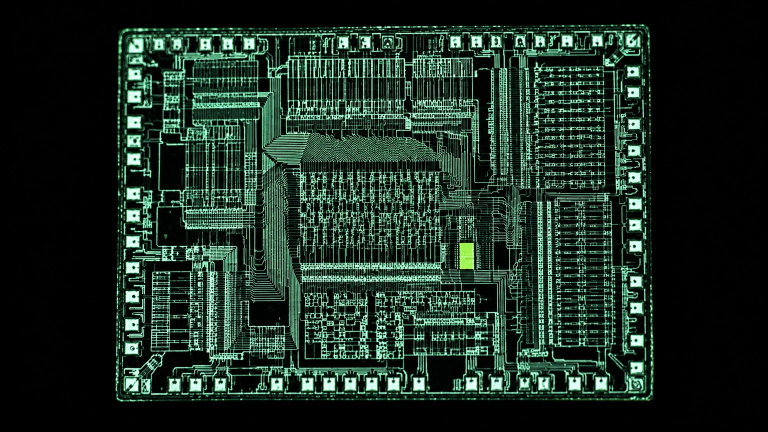
#> input picture site/src/assets/imagery/hero-die.webp, 1536 x 864 px (shown at 1/2 size)
$ python -i common.py   (imports and definitions only)
#> lines starting #> are read from the running program, lines starting #| are printed output that depends on the picture; after the words box and inside, x2 and y2 are one past the last pixel; in counts of white or black regions, pixels touching at a corner belong together
#> further down, picture is the input picture: shape (864, 1536, 3); mean B, G, R 36.2, 45.9, 28.1
"""What the NES model tools share: where things are, the inputs and their
hashes, reading an image, finding the pads on a scan of the board, reading the
KiCad redrawing as a cross-check, fitting one set of points to another with an
error measured on points held out of the fit, and writing the data files.
Adapted from tools/bbc-micro-model/common.py at commit 16d1fa9.

Nothing here fetches anything. The inputs (scans, photographs, the patent and
the KiCad redrawing) are fetched by hand into the folder NES_MODEL_INPUTS
names, as the README says, and every one is checked against the SHA-256 in
data/sources.json before it is read.

The board frame is millimetres from the board's top left corner as scan
I1-front lies, the component side up: x to the right, y down the scan, towards
the edge fingers that the cartridge connector clamps onto. Where the board sits
in the case is found later, from the photographs of the case opened.
"""
import hashlib
import json
import math
import os
import sys
from pathlib import Path

import numpy as np

TOOL = Path(__file__).resolve().parent
REPO = TOOL.parent.parent
DATA = TOOL / 'data'
OUT = TOOL / 'out'


# --- inputs ---------------------------------------------------------------------

# [58 lines left out: functions inputs_dir, sources, source, sha256, original, read_rgb, not called in this run]


# --- the tinned pads on a scan ------------------------------------------------

def oklab(rgb):
    """RGB uint8 (H, W, 3) to OKLab float32 L, a, b."""
    c = rgb.astype(np.float32) / 255
    c = np.where(c <= 0.04045, c / 12.92, ((c + 0.055) / 1.055) ** 2.4)
    r, g, b = c[..., 0], c[..., 1], c[..., 2]
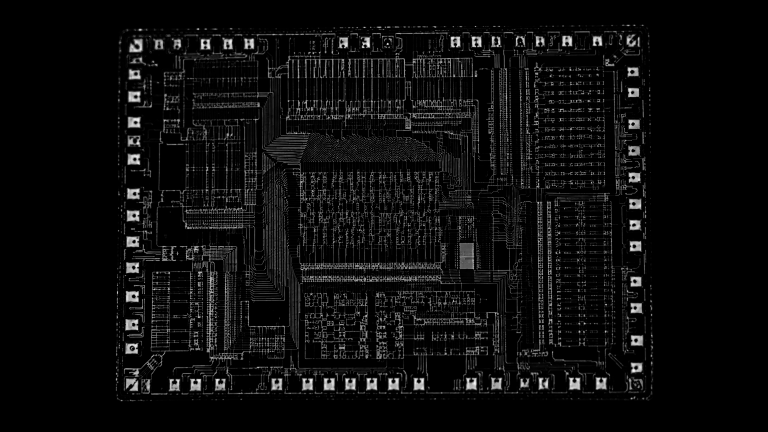
#> b: shape (864, 1536) float32 (shown at 1/2 size); min 0, max 1, mean 0.0515
    l = np.cbrt(0.4122214708 * r + 0.5363325363 * g + 0.0514459929 * b)
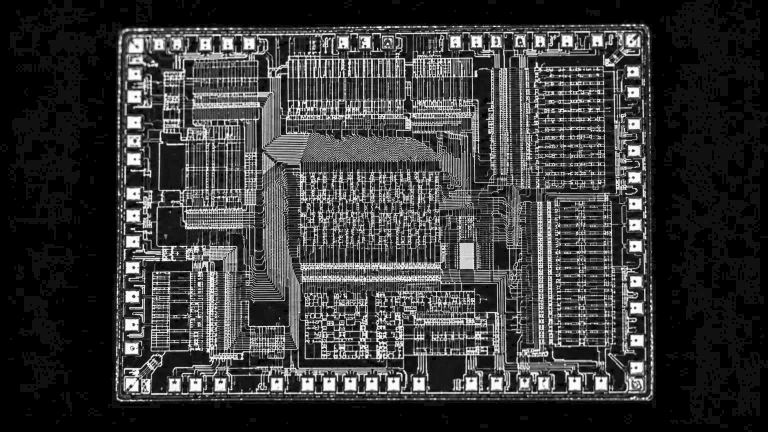
#> l: shape (864, 1536) float32 (shown at 1/2 size); min 0, max 1, mean 0.224
    m = np.cbrt(0.2119034982 * r + 0.6806995451 * g + 0.1073969566 * b)
    s = np.cbrt(0.0883024619 * r + 0.2817188376 * g + 0.6299787005 * b)
    L = 0.2104542553 * l + 0.793617785 * m - 0.0040720468 * s
    A = 1.9779984951 * l - 2.428592205 * m + 0.4505937099 * s
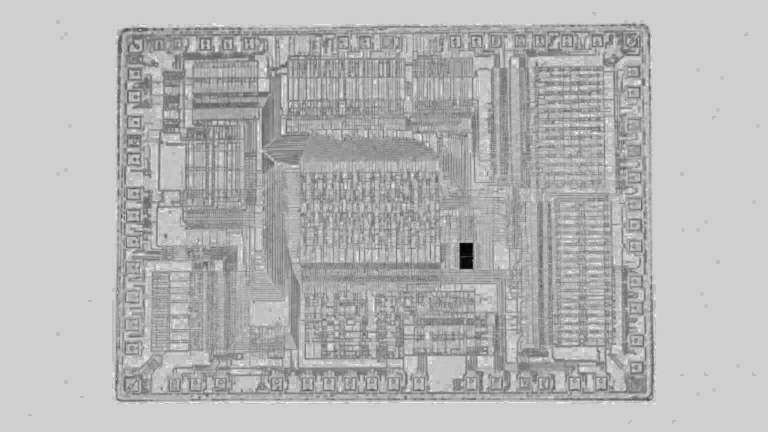
#> A: shape (864, 1536) float32 (shown at 1/2 size); min -0.173, max 0.04, mean -0.0217; drawn with min black and max white
    B = 0.0259040371 * l + 0.7827717662 * m - 0.808675766 * s
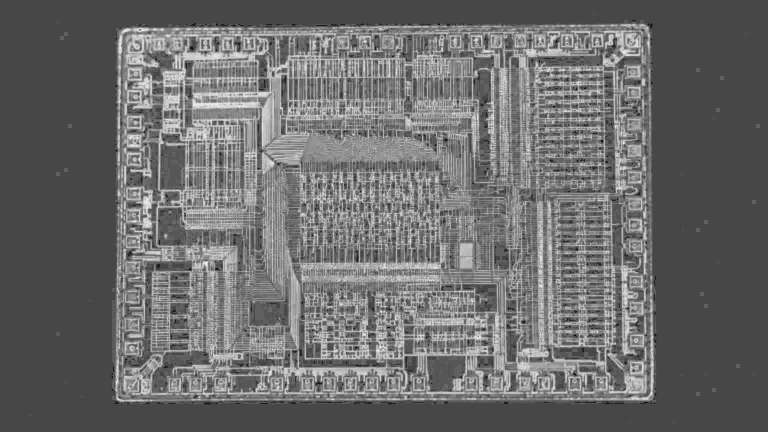
#> B: shape (864, 1536) float32 (shown at 1/2 size); min -0.0451, max 0.117, mean 0.0236; drawn with min black and max white
    return L, A, B


# A pad on these scans (I1-front and I1-back, 300 dpi, about 11.81 px/mm) is a
# tinned ring, light grey, round an open hole or a blob of solder, on dark green
# lacquer. Read off the scans on 5 October 2026 (the 1st, 50th and 99th
# percentiles), from the 40 pads of U6 (the CPU) on each face, the ring between
# 5.5 and 9 px from each centre, and from lacquer boxes with no pad or print
# (front: x 280-460 y 812-850, x 940-1030 y 712-740, x 1000-1100 y 1000-1040;
# back mirrored: x 300-440 y 815-860, the same second and third boxes, and
# x 560-700 y 1250-1275):
#   lacquer L 0.084, 0.171, 0.248 (front), 0.056, 0.139, 0.197 (back);
#   lacquer chroma 0.015, 0.044, 0.068 (front), 0.006, 0.038, 0.054 (back);
#   pad ring L 0.121, 0.517, 0.802 (front), 0.125, 0.433, 0.889 (back);
#   pad ring chroma 0.003, 0.028, 0.110 (front), 0.003, 0.030, 0.122 (back).
# Light, not colour, tells them apart: this lacquer is so dark that it is no
# more coloured than the pads. PAD_MIN_L is half way between the lacquer's
# highest 99th percentile and the rings' lowest median; PAD_MAX_CHROMA is the
# rings' highest 99th percentile, so it refuses only what is clearly coloured.
PAD_MIN_L, PAD_MAX_CHROMA = 0.34, 0.12
# With those, the U6 pads' blobs are 223 to 378 px (1st to 99th percentile,
# both faces): about a 1.6 mm ring at 11.81 px/mm. The limits are about half
# the smallest and 1.6 times the largest, as the BBC Micro's were.
PAD_AREA_PX = (120, 600)


def pad_mask(rgb):
    """1 where a pixel is solder, with the dark specks inside a pad filled and
    anything thinner than a pad (track edges, print) opened away."""
    import cv2
    L, A, B = oklab(rgb)
    m = ((np.hypot(A, B) < PAD_MAX_CHROMA) & (L > PAD_MIN_L)).astype(np.uint8)
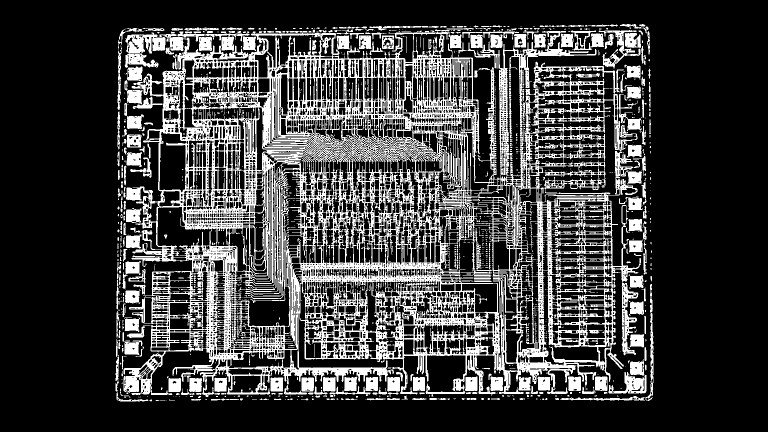
#> m: shape (864, 1536) (shown at 1/2 size); values 0 (black) and 1 (white), 24.3% white; 1553 white regions (1203 under 20 px), largest, box (x1, y1, x2, y2) and area: (247, 61, 1283, 794) 250787, (249, 65, 331, 136) 3160, (1243, 565, 1277, 711) 1895
    m = cv2.morphologyEx(m, cv2.MORPH_CLOSE, cv2.getStructuringElement(cv2.MORPH_ELLIPSE, (5, 5)))
#> m: shape (864, 1536); values 0 (black) and 1 (white), 35% white; 206 white regions (170 under 20 px), largest, box (x1, y1, x2, y2) and area: (231, 48, 1307, 803) 461205, (1152, 146, 1201, 156) 302, (235, 223, 240, 299) 295
    n, lab, st, _ = cv2.connectedComponentsWithStats((1 - m).astype(np.uint8), 8)
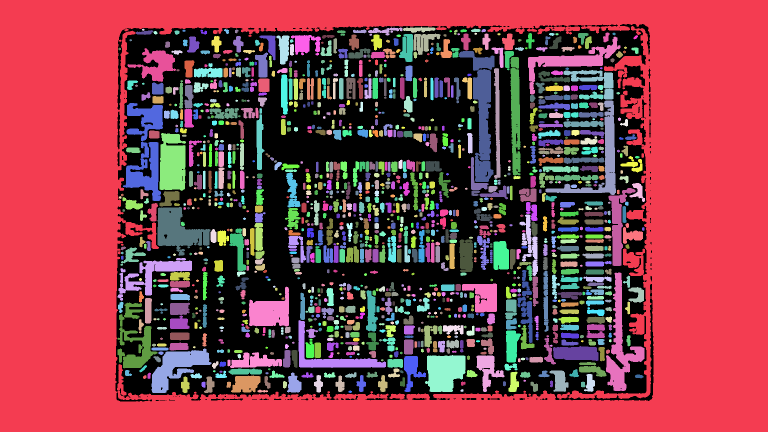
#> lab: shape (864, 1536) int32 (shown at 1/2 size); 1360 distinct labels, from 0 to 1359; one colour per label, 0 black
#> n = 1360; st = 1360 rows, first 6: [231, 48, 1076, 755, 464164], [0, 0, 1536, 864, 565238], [736, 55, 69, 17, 501], [806, 54, 65, 12, 482], [284, 57, 5, 5, 17], [942, 57, 19, 7, 103]
    edge = set(np.unique(np.concatenate([lab[0], lab[-1], lab[:, 0], lab[:, -1]])).tolist())
#> edge = 1 item
    holes = [i for i in range(1, n) if st[i, 4] < 400 and i not in edge]
#> holes = 1205 values from 4 to 1359
    m = m | np.isin(lab, holes).astype(np.uint8)
#> m: shape (864, 1536); values 0 (black) and 1 (white), 44.1% white; 176 white regions (140 under 20 px), largest, box (x1, y1, x2, y2) and area: (231, 48, 1307, 803) 582623, (1152, 146, 1201, 156) 302, (235, 223, 240, 299) 295
    return cv2.morphologyEx(m, cv2.MORPH_OPEN, cv2.getStructuringElement(cv2.MORPH_ELLIPSE, (11, 11)))
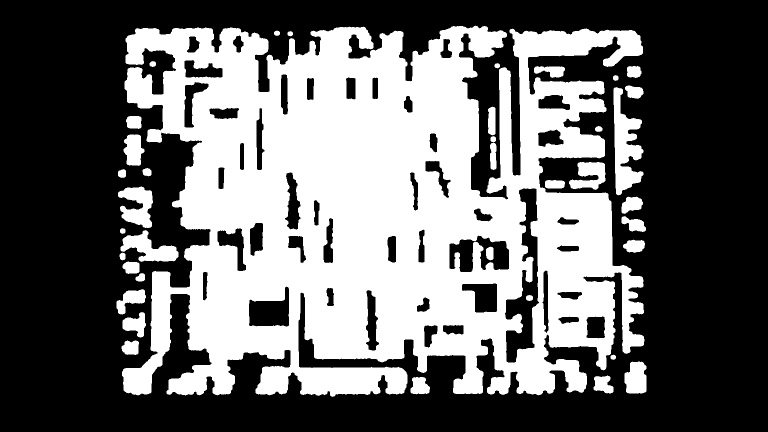
#> returned value: shape (864, 1536) (shown at 1/2 size); values 0 (black) and 1 (white), 40.9% white; 37 white regions, largest, box (x1, y1, x2, y2) and area: (244, 51, 1289, 794) 505257, (1227, 174, 1287, 391) 7050, (241, 460, 357, 524) 3617


def find_pads(rgb, origin=(0, 0)):
    """The centroid of every round blob of solder the size of a pad, as an
    (N, 2) array of pixel coordinates (plus `origin`). A centroid is the mean
    of the blob's pixels after its specks are filled: the pad's centre, and so
    the hole's, as far as the solder on it is centred."""
    import cv2
    n, _, st, cen = cv2.connectedComponentsWithStats(pad_mask(rgb), 8)
#> n = 38; st = 38 rows, first 6: [0, 0, 1536, 864, 784195], [244, 51, 1045, 743, 505257], [548, 61, 12, 11, 100], [575, 62, 11, 11, 89], [299, 122, 13, 12, 120], [989, 126, 11, 11, 89]; cen = 38 pairs, first value 243.9 to 1272, second value 66 to 772
    out = []
    for i in range(1, n):
        _, _, w, h, a = st[i]
        if not PAD_AREA_PX[0] <= a <= PAD_AREA_PX[1] or max(w, h) > 1.5 * min(w, h):
            continue
        if a / (math.pi * (max(w, h) / 2) ** 2) < 0.7:
            continue
        out.append((cen[i][0] + origin[0], cen[i][1] + origin[1]))
#> this loop made 37 passes
#> (w, h, a) on passes 1 to 12: (1045, 743, 505257), (12, 11, 100), (11, 11, 89), (13, 12, 120), (11, 11, 89), (62, 24, 942), (29, 24, 591), (11, 12, 100), (37, 27, 718), (60, 217, 7050), (15, 58, 789), (31, 26, 706)
#> after the loop, out = [(305.1, 127.6), (1267.5, 143.2), (1197, 257.7), (293.8, 344), (243.9, 346.8), (244.8, 512.4), (281.1, 555), (1058.5, 595.5)]
    return np.array(out, float).reshape(-1, 2)


# [15 lines left out: function refine_to_pad, not called in this run]


# --- a drill's centre, on its top rim (from spike.py, task 0) -------------------
#
# On these scans a hole is open: a tinned ring, light, round a hole that shows
# the scanner's lid, grey, with the hole's wall in shadow on one side. The top
# rim is the ring's inner edge, where the board's face meets the hole. Along 72
# rays from a first guess, the rim is the steepest rise in light on the way out
# to the ring's brightest point (within 3.5 px inside it); a circle is fitted to
# the rim points by consensus (the circle through three of them that most of
# the others lie within 0.75 px of, its radius 5.0 to 7.5 px, a hole of 0.85 to
# 1.27 mm), refined by least squares on those, and the rays are cast again from
# its centre, three times. A glint inside the hole or solder in it makes rays
# that disagree; the consensus leaves them out. A fit is refused when fewer
# than half the rays agree.

RIM_RAYS = 72
RIM_RADIUS_PX = (5.0, 7.5)
RIM_TOL_PX = 0.75
_TRIPLES = {}


# [95 lines left out: functions _circle, _consensus, rim_centre, _sexpr, not called in this run]


def _child(node, name):
    return next((c for c in node[1:] if isinstance(c, list) and c and c[0] == name), None)


# --- the KiCad redrawing (I2): a cross-check, never a source of geometry -------

# [43 lines left out: functions kicad_footprints, kicad_outline_box, not called in this run]


# --- fits ---------------------------------------------------------------------

MODELS = ('similarity', 'affine', 'homography', 'cubic')
MIN_POINTS = {'similarity': 2, 'affine': 3, 'homography': 4, 'cubic': 14}


def _homogeneous(H, pts):
    p = np.c_[pts, np.ones(len(pts))] @ H.T
    return p[:, :2] / p[:, 2:3]


# [29 lines left out: functions _dlt, _fit_homography, not called in this run]


def _cubic_terms(p, centre, half):
    x, y = ((p - centre) / half).T
    return np.stack([np.ones_like(x), x, y, x * x, x * y, y * y, x ** 3, x * x * y, x * y * y, y ** 3], -1)


# [39 lines left out: functions _fit, transform, not called in this run]


def stats(errors):
    e = np.asarray(errors, float)
    return {'median': float(np.median(e)), 'p90': float(np.percentile(e, 90)), 'max': float(e.max())}


# [99 lines left out: functions fit_held_out, plain, _rows_per_line, write_data, not called in this run]

>>> import cv2
>>> picture = cv2.imread('../../site/src/assets/imagery/hero-die.webp')
>>> result = find_pads(picture)
#> result = [[305.1, 127.6], [1267.5, 143.2], [1197, 257.7], [293.8, 344], [243.9, 346.8], [244.8, 512.4], [281.1, 555], [1058.5, 595.5]]

$ run again, on site/src/assets/imagery/traces.webp
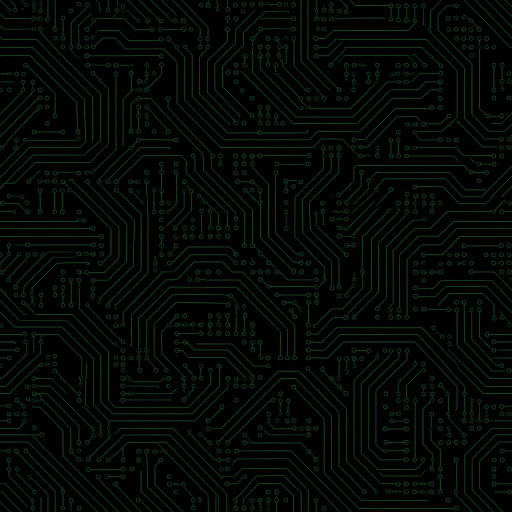
#> input picture site/src/assets/imagery/traces.webp, 1024 x 1024 px (shown at 1/2 size)
#> picture is the input picture: shape (1024, 1024, 3); mean B, G, R 4.9, 8.5, 3.2
#> in pad_mask, `m = ((np.hypot(A, B) < PAD_MAX_CHROMA) & (L > PAD_MIN_L)).astype(np.ui..`:
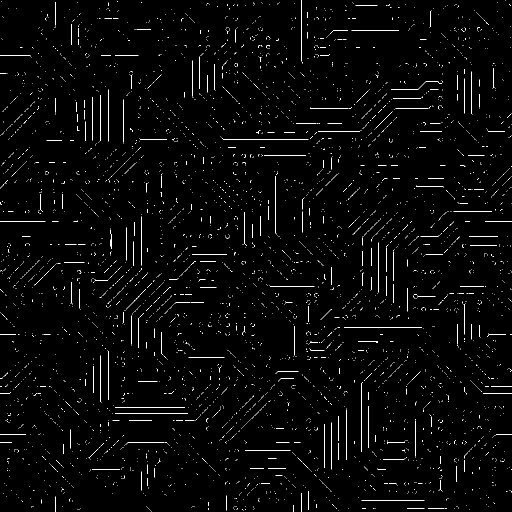
#> m: shape (1024, 1024) (shown at 1/2 size); values 0 (black) and 1 (white), 1.7% white in thin lines or dots
#> in pad_mask, `n, lab, st, _ = cv2.connectedComponentsWithStats((1 - m).astype(np.uin..`:
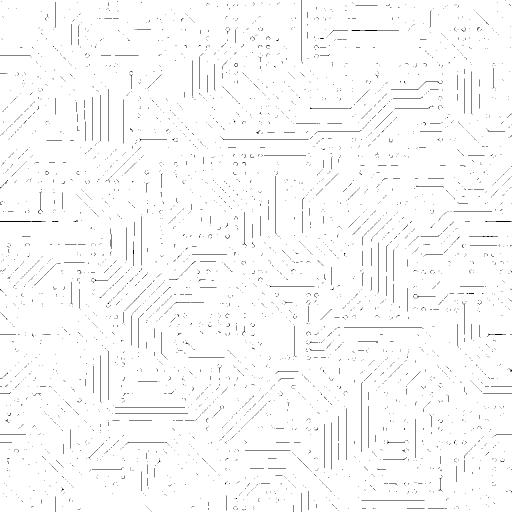
#> lab: shape (1024, 1024) int32 (shown at 1/2 size); values 0 (black) and 1 (white), 98.2% white; black in thin lines or dots
#> in pad_mask, `n, lab, st, _ = cv2.connectedComponentsWithStats((1 - m).astype(np.uin..`: n = 2; st = [[0, 0, 1024, 1024, 18555], [0, 0, 1024, 1024, 1030021]]
#> edge = 2 items
#> holes = []
#> in find_pads, `n, _, st, cen = cv2.connectedComponentsWithStats(pad_mask(rgb), 8)`: n = 1; st = [[0, 0, 1024, 1024, 1048576]]; cen = [[511.5, 511.5]]
#> after the loop in find_pads, `for i in range(1, n):`: out = []
#> result = empty array

$ run again, on site/src/assets/imagery/waveform.webp
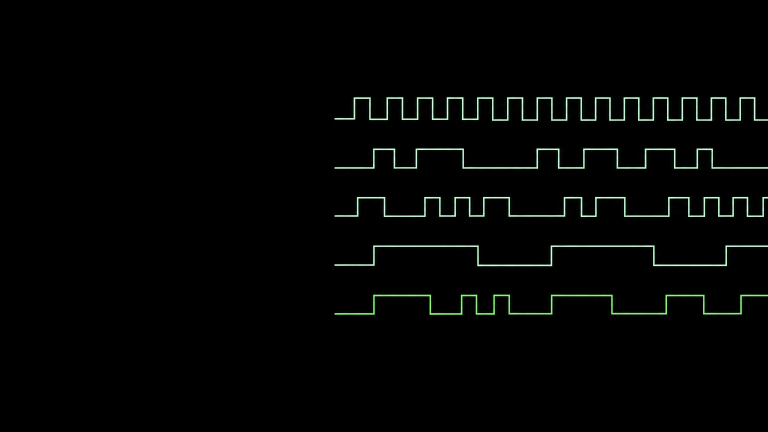
#> input picture site/src/assets/imagery/waveform.webp, 1536 x 864 px (shown at 1/2 size)
#> picture is the input picture: shape (864, 1536, 3); mean B, G, R 3.5, 4.4, 3.3
#> in pad_mask, `m = ((np.hypot(A, B) < PAD_MAX_CHROMA) & (L > PAD_MIN_L)).astype(np.ui..`:
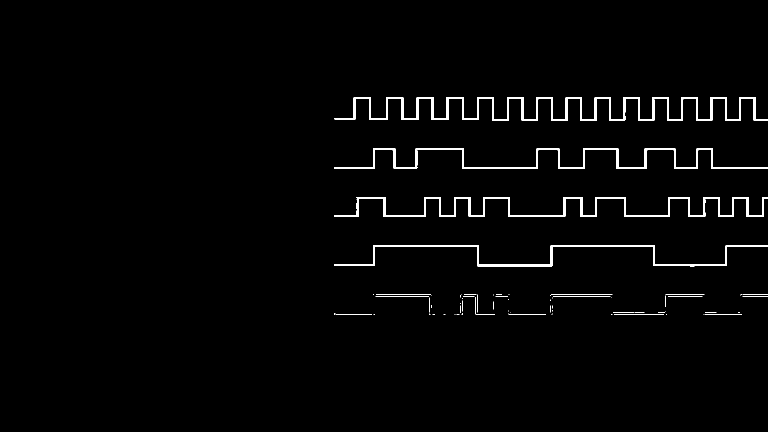
#> m: shape (864, 1536) (shown at 1/2 size); values 0 (black) and 1 (white), 1.7% white; 63 white regions (37 under 20 px), largest, box (x1, y1, x2, y2) and area: (669, 194, 1536, 242) 7633, (669, 394, 1536, 434) 5425, (669, 297, 1536, 338) 4681
#> in pad_mask, `n, lab, st, _ = cv2.connectedComponentsWithStats((1 - m).astype(np.uin..`:
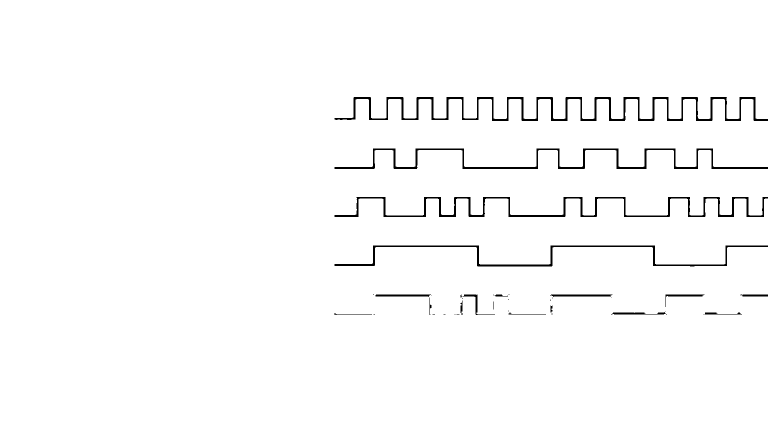
#> lab: shape (864, 1536) int32 (shown at 1/2 size); values 0 (black) and 1 (white), 98.2% white; 37 black regions (20 under 20 px), largest, box (x1, y1, x2, y2) and area: (669, 194, 1536, 242) 7748, (669, 394, 1536, 434) 5503, (669, 297, 1536, 338) 4722
#> in pad_mask, `n, lab, st, _ = cv2.connectedComponentsWithStats((1 - m).astype(np.uin..`: n = 2; st = [[669, 194, 867, 436, 24279], [0, 0, 1536, 864, 1302825]]
#> edge = 2 items
#> holes = []
#> in find_pads, `n, _, st, cen = cv2.connectedComponentsWithStats(pad_mask(rgb), 8)`: n = 1; st = [[0, 0, 1536, 864, 1327104]]; cen = [[767.5, 431.5]]
#> after the loop in find_pads, `for i in range(1, n):`: out = []
#> result = empty array
